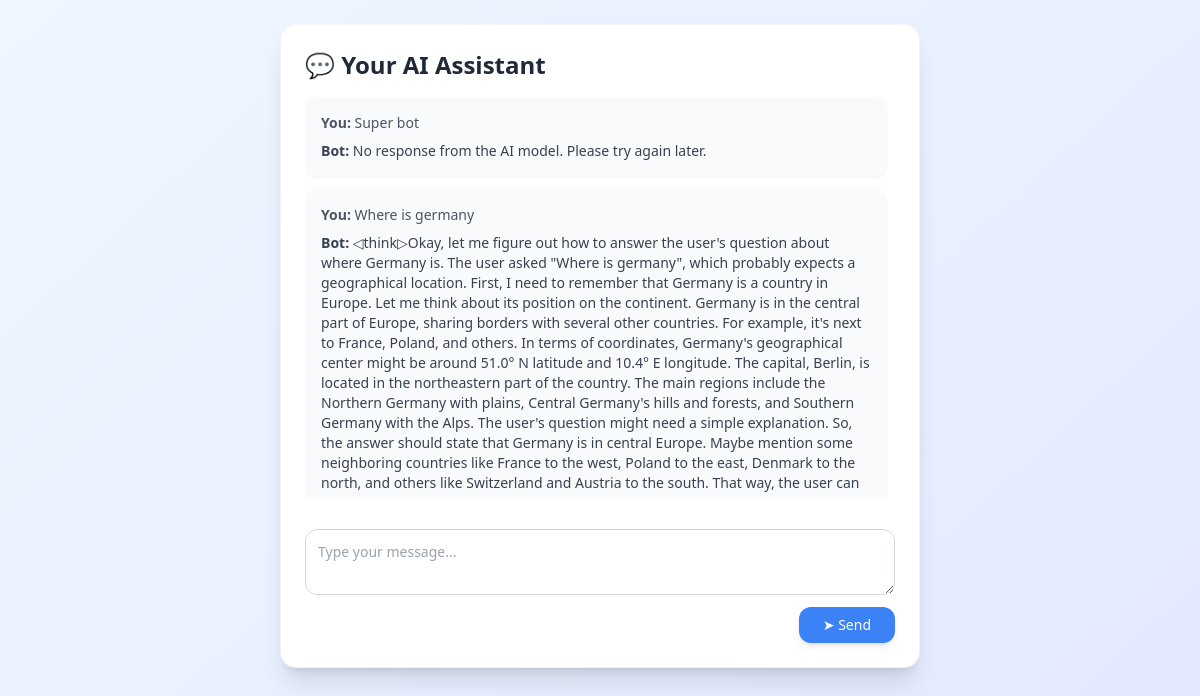
Page /chat/ (signed in) on the committed database.
### chatbot/models.py (models this page shows, shortened)
class ChatMessage(models.Model):
    user = models.ForeignKey(User, on_delete=models.CASCADE)
    message = models.TextField()
    response = models.TextField()
    timestamp = models.DateTimeField(auto_now_add=True)

### chatbot/views.py (the view)
# urls.py: path('chat/', chat_view, name='chat'),
@login_required
def chat_view(request):
    chat_history = ChatMessage.objects.filter(user=request.user).order_by('-timestamp')[:20]
    if request.method == 'POST':
        form = ChatForm(request.POST)
        if form.is_valid():
            user_msg = form.cleaned_data['message']
            ai_response = call_ai_api(user_msg)  # function below
            ChatMessage.objects.create(user=request.user, message=user_msg, response=ai_response)
            return redirect('chat')
    else:
        form = ChatForm()
    return render(request, 'chatbot/chat.html', {'form': form, 'chat_history': chat_history})

### chatbot/forms.py
class ChatForm(forms.Form):
    message = forms.CharField(widget=forms.Textarea(attrs={'rows': 2, 'placeholder': 'Type your message...'}))

### templates/chatbot/chat.html (shortened to what this page needs)
{% extends "base.html" %}
{% load widget_tweaks %}
{% block content %}
<div class="max-w-2xl mx-auto px-4 py-6">
  <div class="bg-white shadow-xl rounded-2xl p-6 space-y-4 border border-gray-100">
    <h2 class="text-2xl font-semibold text-gray-800 mb-4">💬 Your AI Assistant</h2>
    <div class="space-y-3 max-h-[400px] overflow-y-auto pr-2 custom-scroll">
      {% for chat in chat_history %}
        <div class="bg-gray-50 rounded-xl shadow-sm p-4">
          <p class="text-sm text-gray-600"><strong>You:</strong> {{ chat.message }}</p>
          <p class="text-sm text-gray-700 mt-2"><strong>Bot:</strong> {{ chat.response }}</p>
        </div>
      {% empty %}
        <p class="text-gray-400">No chat history yet. Start chatting below!</p>
      {% endfor %}
    </div>
    <form method="post" class="pt-4">
      <div class="flex flex-col space-y-3">
        {{ form.message|add_class:"rounded-xl border border-gray-300 p-3 text-sm focus:ring-2 focus:ring-blue-200 focus:outline-none" }}
        <button type="submit" class="self-end bg-blue-500 hover:bg-blue-600 text-white text-sm px-6 py-2 rounded-xl shadow-md transition">
          ➤ Send
        </button>
      </div>
    </form>
  </div>
</div>
{% endblock %}

### templates/base.html (shortened to what this page needs)
<!DOCTYPE html>
<html lang="en">
<head>
  <script src="https://cdn.tailwindcss.com"></script>
</head>
<body class="bg-gradient-to-br from-blue-50 to-indigo-100 min-h-screen font-sans">
  {% block content %}{% endblock %}
</body>
</html>

### rows in the picture
ChatMessage: message "Super bot", response "No response from the AI model. Please try again later."
ChatMessage: message "Where is germany", response "◁think▷Okay, let me figure out how to answer the user's question about where Germany is. The user asked \"Where is germany\", which probably expects a geographical location. First, I need to remember that Germany is a country in Europe. Let me think about its position on the continent. Germany is in the central part of Europe, sharing borders with several other countries. For example, it's next to France, Poland, and others. In terms of coordinates, Germany's geographical center might be around 51.0° N latitude and 10.4° E longitude. The capital, Berlin, is located in the northeastern part of the country. The main regions include the Northern Germany with plains, Central Germany's hills and…"
